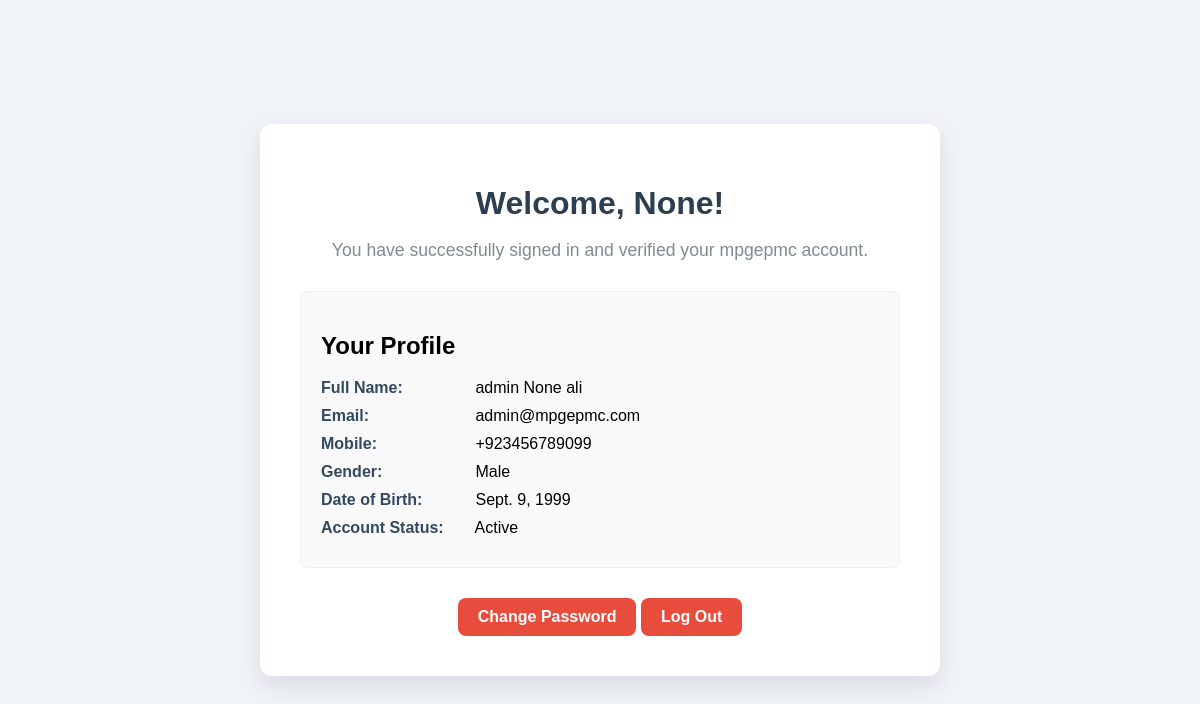
/users/home/ (signed in), run on an earlier commit of the app's database.
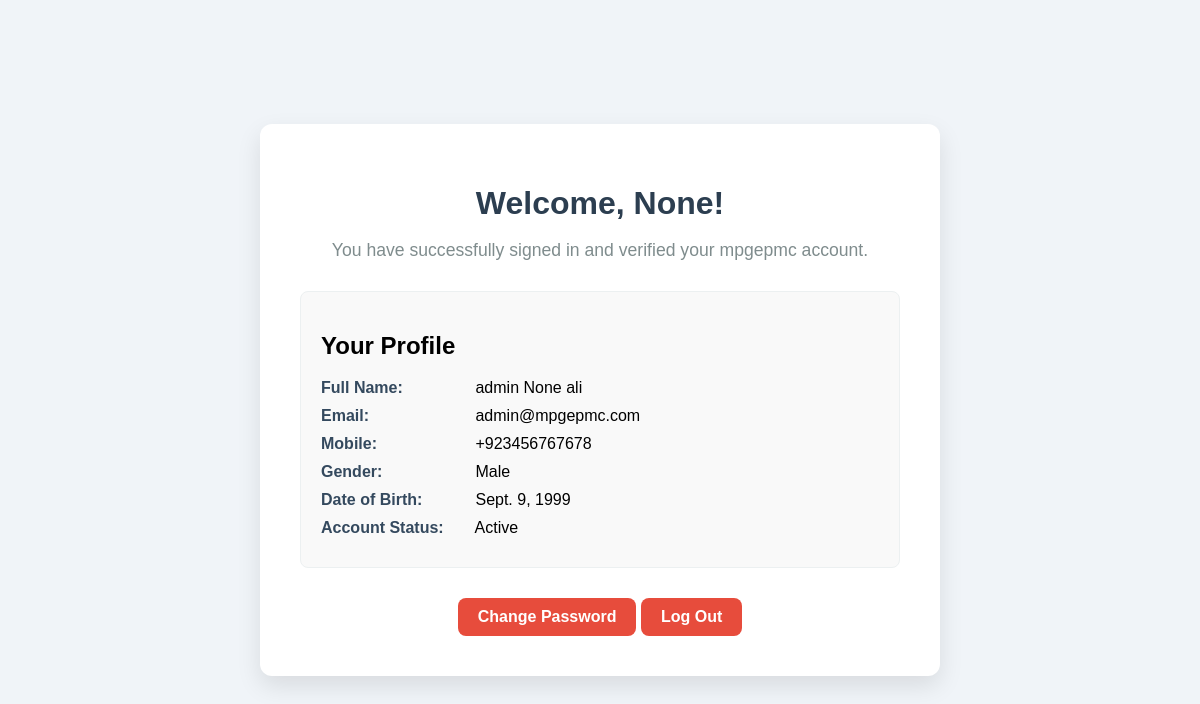
And on a later commit of the database.
### mpgepmcusers/models.py (models this page shows, shortened)
class mpgepmcusersUser(AbstractBaseUser, PermissionsMixin):
    GENDER_CHOICES = GENDER_CHOICES
    first_name = models.CharField(max_length=64)
    middle_name = models.CharField(max_length=64, blank=True, null=True) # Optional
    last_name = models.CharField(max_length=64)
    gender = models.CharField(
        max_length=1,
        choices=GENDER_CHOICES,
    )
    custom_gender = models.CharField(
        max_length=64,
        blank=True,
        null=True,
        verbose_name='Specify Gender (if Other selected)'
    )
    date_of_birth = models.DateField()
    email = models.EmailField(unique=True)
    mobile_number = models.CharField(max_length=15, unique=True) # 9 to 15 digits for international
    username = models.CharField(max_length=64, unique=True, null=True, blank=True)
    is_active = models.BooleanField(default=False) # Must be False until OTP is verified
    is_staff = models.BooleanField(default=False)
    date_joined = models.DateTimeField(default=timezone.now)
    last_password_change = models.DateTimeField(default=timezone.now)
    USERNAME_FIELD = 'email'
    REQUIRED_FIELDS = ['first_name', 'last_name', 'gender', 'date_of_birth', 'mobile_number', 'username'] # UPDATED: Added 'username'
    objects = mpgepmcusersUserManager()
    class Meta:
        verbose_name = 'mpgepmc User'
        verbose_name_plural = 'mpgepmc Users'

### mpgepmcusers/views.py (the view)
# urls.py: path('home/', views.mpgepmcusers_home, name='home'),
@login_required
def mpgepmcusers_home(request):
    return render(request, 'mpgepmcusers/mpgepmcusers_home.html')

### templates/mpgepmcusers/mpgepmcusers_home.html (shortened to what this page needs)
<!DOCTYPE html>
<html lang="en">
<head>
</head>
<body>
    <div class="container">
        <h1>Welcome, {{ user.username }}!</h1>
        <p>You have successfully signed in and verified your mpgepmc account.</p>
        <div class="user-info">
            <h2>Your Profile</h2>
            <div><strong>Full Name:</strong> {{ user.first_name }} {{ user.middle_name }} {{ user.last_name }}</div>
            <div><strong>Email:</strong> {{ user.email }}</div>
            <div><strong>Mobile:</strong> {{ user.mobile_number }}</div>
            <div><strong>Gender:</strong> {{ user.get_gender_display }}</div>
            <div><strong>Date of Birth:</strong> {{ user.date_of_birth }}</div>
            <div><strong>Account Status:</strong> Active</div>
        </div>
        <a href="{% url 'mpgepmcusers:change_password' %}" class="btn-logout">Change Password</a>
        <a href="{% url 'mpgepmcusers:logout' %}" class="btn-logout">Log Out</a>
    </div>
</body>
</html>

### templates/mpgepmcusers/mpgepmcusers_home.html (style rules this page uses)
body { font-family: Arial, sans-serif; background-color: #f0f4f8; display: flex; justify-content: center; align-items: center; min-height: 100vh; margin: 0; }
.container { background-color: #ffffff; padding: 40px; border-radius: 12px; box-shadow: 0 10px 25px rgba(0, 0, 0, 0.1); text-align: center; max-width: 600px; width: 90%; }
h1 { color: #2c3e50; margin-bottom: 10px; }
p { color: #7f8c8d; margin-bottom: 30px; font-size: 1.1em; }
.user-info { text-align: left; margin-top: 20px; padding: 20px; border: 1px solid #ecf0f1; border-radius: 8px; background-color: #f9f9f9; }
.user-info div { margin-bottom: 10px; }
.user-info strong { color: #34495e; display: inline-block; width: 150px; }
.btn-logout { display: inline-block; padding: 10px 20px; margin-top: 30px; background-color: #e74c3c; color: #ffffff; border: none; border-radius: 8px; font-weight: bold; text-decoration: none; transition: background-color 0.3s; }

What changed in the data, as far as the page shows it:
changed mpgepmcusersUser "None": mobile_number "+923456789099" → "+923456767678"
